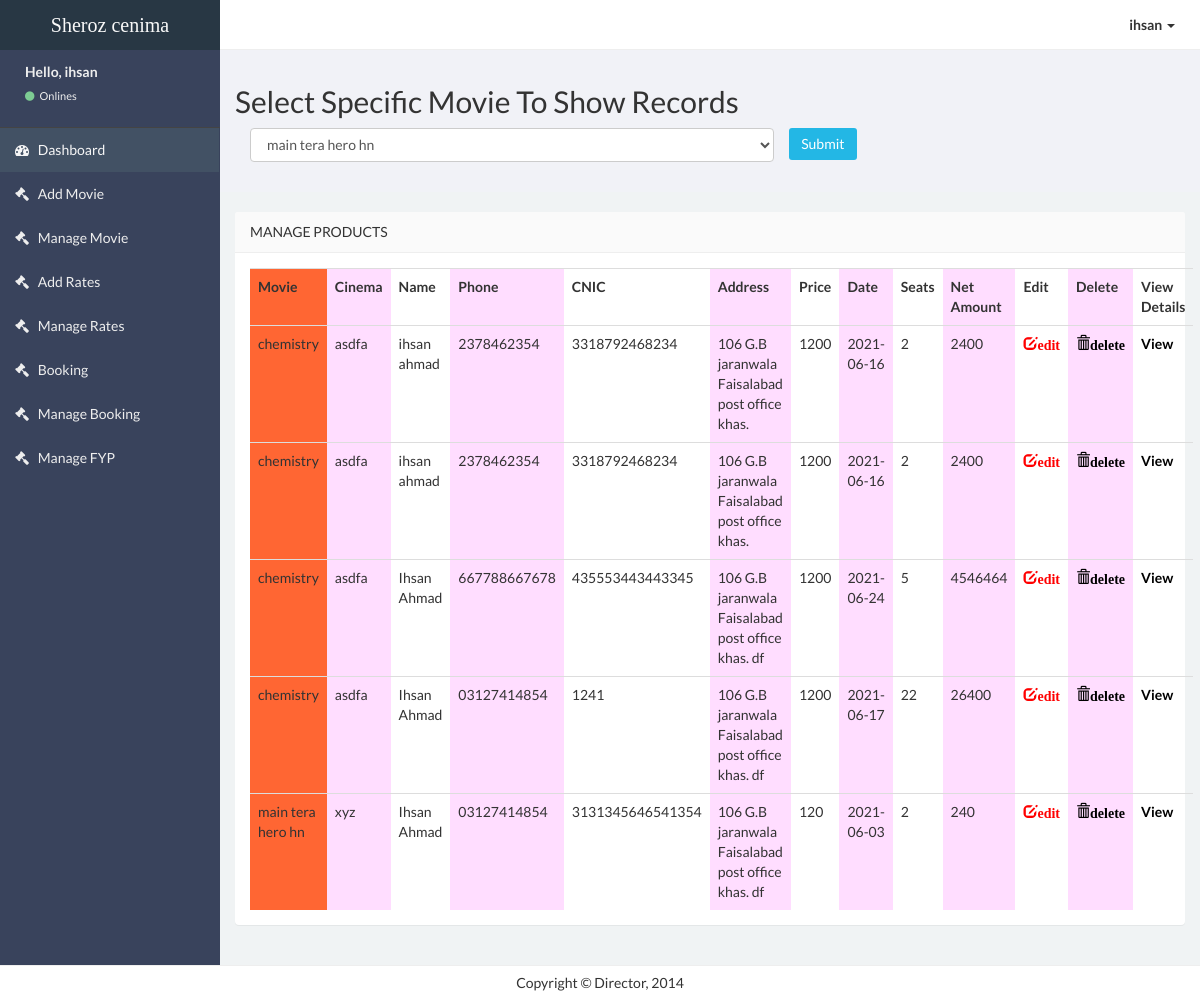
/admin/Director-free/manage_product.php (signed in), run on the app's committed database.
### tables this page shows
CREATE TABLE `product` (
  `id` int(11) NOT NULL,
  `movie` varchar(50) NOT NULL,
  `cinema` varchar(50) NOT NULL,
  `name` varchar(50) NOT NULL,
  `phone` varchar(100) NOT NULL,
  `cnic` varchar(50) NOT NULL,
  `address` varchar(50) NOT NULL,
  `price` varchar(50) NOT NULL,
  `date` varchar(50) NOT NULL,
  `seat` varchar(50) NOT NULL,
  `net_amount` varchar(50) NOT NULL
);

### admin/Director-free/connection.php (called while the page is built, shortened)
<?php
$con = mysqli_connect("localhost" , "root" , "" , "php_ticketbooking");
$userid = $_SESSION['id'];
$selectuser = "select * from login where id = '$userid'";
$runuser = mysqli_query($con,$selectuser);
$datauser = mysqli_fetch_array($runuser);
?>

### admin/Director-free/manage_product.php (the view, shortened to what this page needs)
<?php include "connection.php" ?>
<!DOCTYPE html>
<html>
<?php include "head.php" ?>
<body class="skin-black">
  <?php include "navbar.php" ?>
  <?php include "sidebar.php" ?>
  <aside class="right-side">
    <section>
      <?php
      $select = "select * from sub_catagories";
      $ress = mysqli_query($con, $select);
      ?>
      <div class="panel-body">
        <h2>Select Specific Movie To Show Records</h2>
        <form role="form" method="post">
          <div class="form-group col-lg-7 col-sm-7">
            <select name="catagory" class="form-control">
              <?php while ($data = mysqli_fetch_array($ress)) { ?>
                <option value="<?php echo $data['movie_name']; ?>"><?php echo $data['movie_name']; ?> </option>
              <?php } ?>
            </select>
          </div>
          <button type="submit" class="btn btn-info">Submit</button>
        </form>
      </div>
    </section>
    <section class="content">
      <div class="row">
        <div class="col-lg-12">
          <section class="panel">
            <header class="panel-heading">
              Manage Products
            </header>
            <div class="panel-body table-responsive">
              <table class="table table-hover">
                <tr>
                  <th style="background-color:#F63;">Movie</th>
                  <th style="background-color:#FDF;">Cinema</th>
                  <th>Name</th>
                  <th style="background-color:#FDF;">Phone</th>
                  <th>CNIC</th>
                  <th style="background-color:#FDF;">Address</th>
                  <th>Price</th>
                  <th style="background-color:#FDF;">Date</th>
                  <th>Seats</th>
                  <th style="background-color:#FDF;">Net Amount</th>
                  <th>Edit</th>
                  <th style="background-color:#FDF;">Delete</th>
                  <th>View Details</th>
                </tr>
                <tr>
                  <?php
                  if ($_POST) {
                    $catagory = $_POST['catagory'];
                    $select = "select * from product where movie='$catagory'";
                    $res = mysqli_query($con, $select);
                    $score = mysqli_num_rows($res);
                    if (($score == "")) {
                  ?>
                      <div class="alert alert-danger">
                        <strong>Warning!</strong> Indicates No Purchasing Found Against this Crop.
                      </div>
                    <?php
                    }
                  } else {
                    $select = "select * from product order by id desc";
                    $res = mysqli_query($con, $select);
                  }
                  while ($data = mysqli_fetch_array($res)) {
                    ?>
                    <td style="background-color:#F63;"><?php echo $data['movie']; ?></td>
                    <td style="background-color:#FDF;"><?php echo $data['cinema']; ?></td>
                    <td><?php echo $data['name']; ?></td>
                    <td style="background-color:#FDF;"><?php echo $data['phone']; ?></td>
                    <td><?php echo $data['cnic']; ?></td>
                    <td style="background-color:#FDF;"><?php echo $data['address']; ?></td>
                    <td><?php echo $data['price']; ?></td>
                    <td style="background-color:#FDF;"><?php echo $data['date']; ?></td>
                    <td><?php echo $data['seat']; ?></td>
                    <td style="background-color:#FDF;"><?php echo $data['net_amount']; ?></td>
                    <td><a href="edit_product.php?uid=<?php echo $data['id']; ?>">
                        <span class="glyphicon glyphicon-edit" style="color:#F00"><strong>edit</strong></span>
                      </a></td>
                    <td style="background-color:#FDF;"><a href="delete_product.php?uid=<?php echo $data['id']; ?>"><span class="glyphicon                               glyphicon-trash" style="color:#000"><strong>delete</strong></span></a></td>
                    <td><a href="show_record.php?uid=<?php echo $data['id']; ?>"><span style="color:#000"><strong>View</strong></span></a></td>
                </tr>
              <?php
                  }
              ?>
              </table>
            </div>
        </div>
    </section>
    </div>
  <div class="footer-main">
    Copyright &copy Director, 2014
  </div>
</body>
</html>

### admin/Director-free/navbar.php (shortened to what this page needs)
<header class="header">
    <a href="index.php" class="logo">
        Sheroz cenima
    </a>
    <nav class="navbar navbar-static-top" role="navigation">
        <div class="navbar-right">
            <ul class="nav navbar-nav">
                <li class="dropdown user user-menu">
                    <a href="#" class="dropdown-toggle" data-toggle="dropdown">
                        <span><?php echo $datauser['username']; ?> <i class="caret"></i></span>
                    </a>
                </li>
            </ul>
        </div>
    </nav>
</header>

### admin/Director-free/sidebar.php (shortened to what this page needs)
<div class="wrapper row-offcanvas row-offcanvas-left">
    <aside class="left-side sidebar-offcanvas">
        <section class="sidebar">
            <div class="user-panel">
                <div class="pull-left info">
                    <p>Hello, <?php echo $datauser['username']; ?></p>
                    <a href="#"><i class="fa fa-circle text-success"></i> Onlines</a>
                </div>
            </div>
            <ul class="sidebar-menu">
                <li class="active">
                    <a href="index.php">
                        <i class="fa fa-dashboard"></i> <span>Dashboard</span>
                    </a>
                </li>
                <li>
                    <a href="add_catagory.php">
                        <i class="fa fa-gavel"></i> <span>Add Movie</span>
                    </a>
                </li>
                <li>
                    <a href="manage_catagory.php">
                        <i class="fa fa-gavel"></i> <span>Manage Movie</span>
                    </a>
                </li>
                <li>
                    <a href="add_sub_catagory.php">
                        <i class="fa fa-gavel"></i> <span>Add Rates</span>
                    </a>
                </li>
                <li>
                    <a href="manage_sub_catagory.php">
                        <i class="fa fa-gavel"></i> <span>Manage Rates</span>
                    </a>
                </li>
                <li>
                    <a href="add_product.php">
                        <i class="fa fa-gavel"></i> <span>Booking</span>
                    </a>
                </li>
                <li>
                    <a href="manage_product.php">
                        <i class="fa fa-gavel"></i> <span>Manage Booking</span>
                    </a>
                </li>
                <li>
                    <a href="testing.php">
                        <i class="fa fa-gavel"></i> <span>Manage FYP</span>
                    </a>
                </li>
            </ul>
        </section>
    </aside>

### data on the page
product: movie "chemistry", cinema "asdfa", name "ihsan ahmad", phone "2378462354", cnic "3318792468234", address "106 G.B jaranwala Faisalabad post office khas.", price "1200", date "2021-06-16", seat "2", net_amount "2400"
product: movie "chemistry", cinema "asdfa", name "ihsan ahmad", phone "2378462354", cnic "3318792468234", address "106 G.B jaranwala Faisalabad post office khas.", price "1200", date "2021-06-16", seat "2", net_amount "2400"
product: movie "chemistry", cinema "asdfa", name "Ihsan Ahmad", phone "667788667678", cnic "435553443443345", address "106 G.B jaranwala Faisalabad post office khas. df", price "1200", date "2021-06-24", seat "5", net_amount "4546464"
product: movie "chemistry", cinema "asdfa", name "Ihsan Ahmad", phone "03127414854", cnic "1241", address "106 G.B jaranwala Faisalabad post office khas. df", price "1200", date "2021-06-17", seat "22", net_amount "26400"
product: movie "main tera hero hn", cinema "xyz", name "Ihsan Ahmad", phone "03127414854", cnic "3131345646541354", address "106 G.B jaranwala Faisalabad post office khas. df", price "120", date "2021-06-03", seat "2", net_amount "240"

### other printed values
$datauser['username'] "ihsan"
form field catagory "main tera hero hn"
